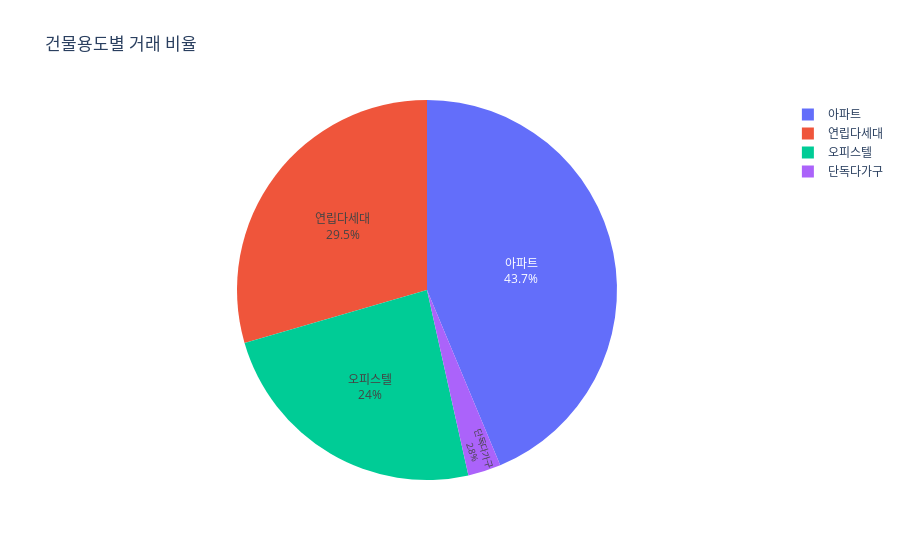

This figure's notebook cell:
### Markdown cell above
### 2. 건물용도별 거래 건수 시각화

### Code cell
fig2 = px.pie(df_api, names='건물용도', title='건물용도별 거래 비율')
fig2.update_traces(textposition='inside', textinfo='percent+label')
fig2.show()

### Figure 1 — Plotly figure (JSON) as saved in the notebook; plotly's stock layout.template omitted (floating-point values rounded to 4 significant figures; data arrays with more than 128 entries replaced by an {"elided": "..."} marker saying what was removed)
{"data": [{"domain": {"x": [0, 1], "y": [0, 1]}, "hovertemplate": "건물용도=%{label}<extra></extra>", "labels": {"elided": "1000 str values"}, "legendgroup": "", "name": "", "showlegend": true, "textinfo": "percent+label", "textposition": "inside", "type": "pie"}], "layout": {"legend": {"tracegroupgap": 0}, "title": {"text": "건물용도별 거래 비율"}}}
